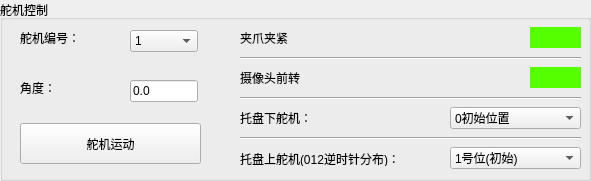
           <widget class="QGroupBox" name="groupBox_4">
            <property name="geometry">
             <rect>
              <x>470</x>
              <y>250</y>
              <width>591</width>
              <height>181</height>
             </rect>
            </property>
            <property name="title">
             <string>舵机控制</string>
            </property>
            <widget class="QLabel" name="label_43">
             <property name="geometry">
              <rect>
               <x>240</x>
               <y>150</y>
               <width>171</width>
               <height>16</height>
              </rect>
             </property>
             <property name="text">
              <string>&lt;html&gt;&lt;head/&gt;&lt;body&gt;&lt;p&gt;托盘上舵机(012逆时针分布)：&lt;/p&gt;&lt;/body&gt;&lt;/html&gt;</string>
             </property>
            </widget>
            <widget class="QComboBox" name="cBox_setPosSevro4">
             <property name="geometry">
              <rect>
               <x>450</x>
               <y>147</y>
               <width>131</width>
               <height>22</height>
              </rect>
             </property>
             <item>
              <property name="text">
               <string>1号位(初始)</string>
              </property>
             </item>
             <item>
              <property name="text">
               <string>0号位</string>
              </property>
             </item>
             <item>
              <property name="text">
               <string>2号位</string>
              </property>
             </item>
             <item>
              <property name="text">
               <string>3避让位置Dir2</string>
              </property>
             </item>
             <item>
              <property name="text">
               <string>4避让位置Dir3</string>
              </property>
             </item>
            </widget>
            <widget class="QLineEdit" name="entry_servoDegree">
             <property name="geometry">
              <rect>
               <x>130</x>
               <y>80</y>
               <width>68</width>
               <height>22</height>
              </rect>
             </property>
             <property name="text">
              <string>0.0</string>
             </property>
            </widget>
            <widget class="QPushButton" name="btn_moveServo">
             <property name="geometry">
              <rect>
               <x>20</x>
               <y>123</y>
               <width>181</width>
               <height>41</height>
              </rect>
             </property>
             <property name="text">
              <string>舵机运动</string>
             </property>
            </widget>
            <widget class="QLabel" name="label_40">
             <property name="geometry">
              <rect>
               <x>240</x>
               <y>30</y>
               <width>54</width>
               <height>16</height>
              </rect>
             </property>
             <property name="text">
              <string>夹爪夹紧</string>
             </property>
            </widget>
            <widget class="QSwitchButton" name="sw_Grab" native="true">
             <property name="geometry">
              <rect>
               <x>530</x>
               <y>27</y>
               <width>51</width>
               <height>21</height>
              </rect>
             </property>
             <property name="styleSheet">
              <string notr="true">background-color: rgb(85, 255, 0);</string>
             </property>
            </widget>
            <widget class="QLabel" name="label_38">
             <property name="geometry">
              <rect>
               <x>20</x>
               <y>30</y>
               <width>61</width>
               <height>16</height>
              </rect>
             </property>
             <property name="text">
              <string>舵机编号：</string>
             </property>
            </widget>
            <widget class="QLabel" name="label_41">
             <property name="geometry">
              <rect>
               <x>240</x>
               <y>70</y>
               <width>71</width>
               <height>16</height>
              </rect>
             </property>
             <property name="text">
              <string>摄像头前转</string>
             </property>
            </widget>
            <widget class="QComboBox" name="cBox_setPosSevro3">
             <property name="geometry">
              <rect>
               <x>450</x>
               <y>107</y>
               <width>131</width>
               <height>22</height>
              </rect>
             </property>
             <item>
              <property name="text">
               <string>0初始位置</string>
              </property>
             </item>
             <item>
              <property name="text">
               <string>1顺时针90度</string>
              </property>
             </item>
             <item>
              <property name="text">
               <string>2工作位置(顺180)</string>
              </property>
             </item>
             <item>
              <property name="text">
               <string>3避让位置Dir2</string>
              </property>
             </item>
             <item>
              <property name="text">
               <string>4避让位置Dir3</string>
              </property>
             </item>
            </widget>
            <widget class="QLabel" name="label_39">
             <property name="geometry">
              <rect>
               <x>20</x>
               <y>80</y>
               <width>54</width>
               <height>16</height>
              </rect>
             </property>
             <property name="text">
              <string>角度：</string>
             </property>
            </widget>
            <widget class="QSwitchButton" name="sw_tiltCam" native="true">
             <property name="geometry">
              <rect>
               <x>530</x>
               <y>67</y>
               <width>51</width>
               <height>21</height>
              </rect>
             </property>
             <property name="styleSheet">
              <string notr="true">background-color: rgb(85, 255, 0);</string>
             </property>
            </widget>
            <widget class="QComboBox" name="cBox_chooseServo">
             <property name="geometry">
              <rect>
               <x>130</x>
               <y>30</y>
               <width>68</width>
               <height>22</height>
              </rect>
             </property>
             <item>
              <property name="text">
               <string>1</string>
              </property>
             </item>
             <item>
              <property name="text">
               <string>2</string>
              </property>
             </item>
             <item>
              <property name="text">
               <string>3</string>
              </property>
             </item>
             <item>
              <property name="text">
               <string>4</string>
              </property>
             </item>
            </widget>
            <widget class="QLabel" name="label_42">
             <property name="geometry">
              <rect>
               <x>240</x>
               <y>110</y>
               <width>71</width>
               <height>16</height>
              </rect>
             </property>
             <property name="text">
              <string>托盘下舵机：</string>
             </property>
            </widget>
            <widget class="Line" name="line">
             <property name="geometry">
              <rect>
               <x>240</x>
               <y>50</y>
               <width>341</width>
               <height>16</height>
              </rect>
             </property>
             <property name="orientation">
              <enum>Qt::Orientation::Horizontal</enum>
             </property>
            </widget>
            <widget class="Line" name="line_2">
             <property name="geometry">
              <rect>
               <x>240</x>
               <y>90</y>
               <width>341</width>
               <height>16</height>
              </rect>
             </property>
             <property name="orientation">
              <enum>Qt::Orientation::Horizontal</enum>
             </property>
            </widget>
            <widget class="Line" name="line_3">
             <property name="geometry">
              <rect>
               <x>240</x>
               <y>130</y>
               <width>341</width>
               <height>16</height>
              </rect>
             </property>
             <property name="orientation">
              <enum>Qt::Orientation::Horizontal</enum>
             </property>
            </widget>
           </widget>
